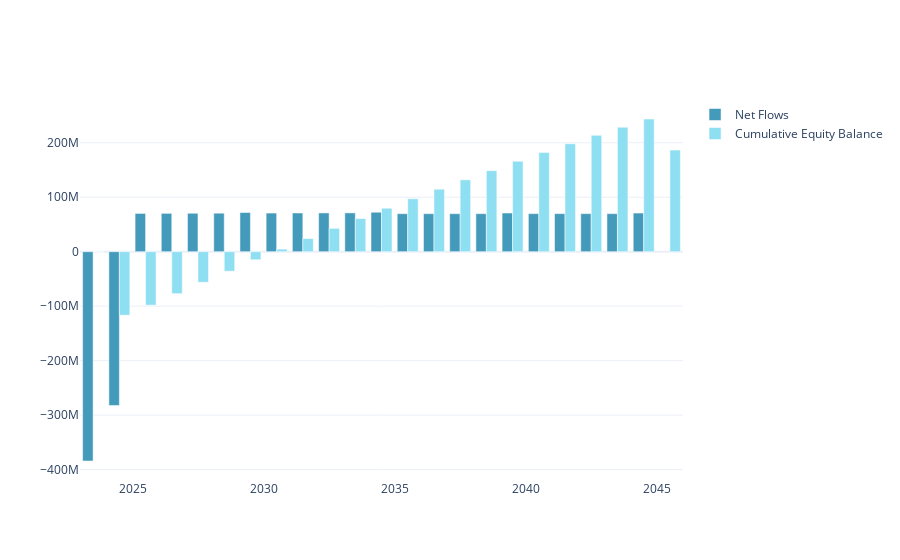

The cell this chart's notebook holds for it:
### Code cell
row_names = ["Net Flows",  "Cumulative Equity Balance"]

traces = []
for ix, rn in enumerate(row_names):
    traces.append(go.Bar(name=rn,x=gm.columns, y=gm.loc[rn]*1 ))



fig = go.Figure(data=traces)
# Change the bar mode
# fig.update_layout(barmode='relative')
fig.show()
